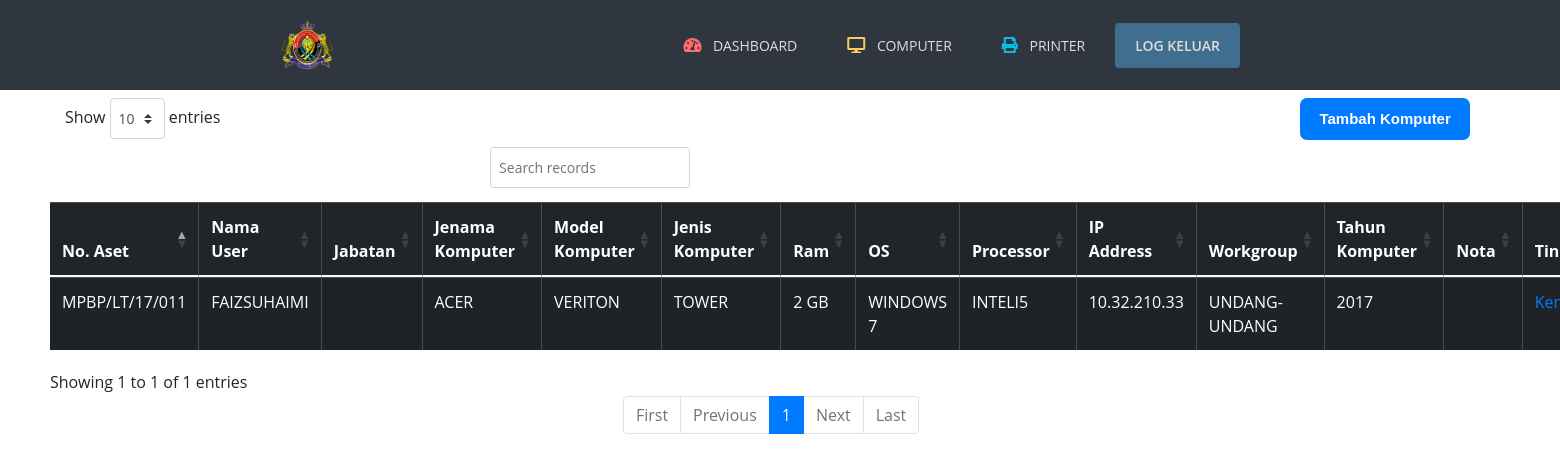
Page /staff/display_computerStaff.php on the committed database.
### tables this page shows
CREATE TABLE `computer` (
  `id_comp` int(11) NOT NULL,
  `no_aset_comp` varchar(200) NOT NULL,
  `nama` varchar(200) NOT NULL,
  `jabatan` varchar(100) NOT NULL,
  `jenama_comp` varchar(100) NOT NULL,
  `model_comp` varchar(100) NOT NULL,
  `nama_user` varchar(100) NOT NULL,
  `jenis_comp` varchar(50) NOT NULL,
  `ram` varchar(100) NOT NULL,
  `os` varchar(50) NOT NULL,
  `processor` varchar(50) NOT NULL,
  `ip_address` varchar(50) NOT NULL,
  `workgroup` varchar(50) NOT NULL,
  `tahun_comp` int(10) NOT NULL,
  `notes` text NOT NULL
);

### staff/display_computerStaff.php (the view, shortened to what this page needs)
<?php include('db_connect.php') ?>
<!DOCTYPE html>
<html lang="en" dir="ltr">
  <head>
    <link href="https://cdn.jsdelivr.net/npm/bootstrap@5.0.1/dist/css/bootstrap.min.css" rel="stylesheet">
     <link rel="stylesheet" href="https://cdn.datatables.net/1.11.4/css/dataTables.bootstrap4.min.css">
    <link rel="stylesheet" type="text/css" href="https://cdnjs.cloudflare.com/ajax/libs/twitter-bootstrap/4.6.0/css/bootstrap.min.css"/>
    <link rel="stylesheet" type="text/css" href="https://cdn.datatables.net/1.11.3/css/dataTables.bootstrap4.min.css"/>
    <link rel="stylesheet" href="css/display.css">
  </head>
  <body>
    <?php  require 'headerStaff.php';
   ?>
      <div class = "content my-2">
        <div align="right">
          <a href="add_computer_staff.php" class="display_btn">Tambah Komputer</a>
        </div>
        <table id="tabledata" class="table table-dark table-bordered  table-striped table-hover">
  <thead>
    <tr>
      <th scope="col">No. Aset</th>
      <th scope="col">Nama User</th>
      <th scope="col">Jabatan</th>
      <th scope="col">Jenama Komputer</th>
      <th scope="col">Model Komputer</th>
      <th scope="col">Jenis Komputer</th>
      <th scope="col">Ram</th>
      <th scope="col">OS</th>
      <th scope="col">Processor</th>
      <th scope="col">IP Address</th>
      <th scope="col">Workgroup</th>
      <th scope="col">Tahun Komputer</th>
      <th scope="col">Nota</th>
      <th scope="col">Tindakan</th>
    </tr>
  </thead>
  <tbody>
    <?php
$sql="Select * from `computer`";
$result=mysqli_query($connect,$sql);
if($result){
    while($row=mysqli_fetch_assoc($result)){
        $id_comp=$row['id_comp'];
        $no_aset_comp=$row['no_aset_comp'];
        $nama_user=$row['nama_user'];
        $jabatan_comp=$row['jabatan_comp'];
        $jenama_comp=$row['jenama_comp'];
        $model_comp=$row['model_comp'];
        $jenis_comp=$row['jenis_comp'];
        $ram=$row['ram'];
        $os=$row['os'];
        $processor=$row['processor'];
        $ip_address=$row['ip_address'];
        $workgroup=$row['workgroup'];
        $tahun_comp=$row['tahun_comp'];
        $nota=$row['nota'];
        echo " <tr>
      <td>".$no_aset_comp."</td>
      <td>".$nama_user."</td>
      <td>".$jabatan_comp."</td>
      <td>".$jenama_comp."</td>
      <td>".$model_comp."</td>
      <td>".$jenis_comp."</td>
      <td>".$ram."</td>
      <td>".$os."</td>
      <td>".$processor."</td>
      <td>".$ip_address."</td>
      <td>".$workgroup."</td>
      <td>".$tahun_comp."</td>
      <td>".$nota."</td>
      <td>
      <a href='updatecompStaff.php?updateid1=".$id_comp."' class='update_btn'>Kemaskini</a>
      </td>
        </tr>";
    }
}
    ?>
  </tbody>
</table>
      </div>
  </body>
  </html>

### staff/headerStaff.php (shortened to what this page needs)
<html lang="en" dir="ltr">
  <head>
     <link rel="stylesheet" href="css/header.css">
    <link rel="stylesheet" href="https://cdnjs.cloudflare.com/ajax/libs/font-awesome/5.12.1/css/all.min.css">
  </head>
  <body>
      <header>
          <div class="inner-width">
            <a href="dashboard.php" class="logo"><img src="image/logo_mpbp.png" alt=""></a>
            <nav class="navigation-menu">
            <a href="dashboardStaff.php"><i class=" fas fa-tachometer-alt dashboard"></i> Dashboard</a>
            <a href="display_computerStaff.php"><i class=" fas fa fa-desktop desktop"></i> Computer</a>
            <a href="display_printerStaff.php"><i class="fas fa fa-print printer"></i> Printer</a>
            <a href ="logout.php" class="logout_btn">Log Keluar</a>
            </nav>
         </div>
      </header>
  </body>
</html>

### css/display.css (style rules this page uses)
.display_btn { padding: 0.6rem 1.2rem; background-color:#007bff; text-decoration: none; float: right; margin-right: 40px; border-radius : 7px; font-size: 15px; font-weight: 550; font-family: "Helvetica ",sans-serif; color: #fff; transition: 0.5s; transition-property: background; }

### css/header.css (style rules this page uses)
* { margin: 0; padding: 0; text-decoration: none; font-family: "Open Sans",sans-serif; }
*, *::after, *::before { box-sizing: inherit; }
header { height: 90px; background: #2f3640; overflow: hidden; }
.inner-width { max-width: 1000px; padding: 0 10px; margin: auto; }
.logo { float: left; padding: 20px 0; }
.logo img { height: 50px; }
.dashboard { color: #ff6b6b; }
.printer { color: #0abde3; }
.desktop { color: #feca57; }
.navigation-menu { float: right; display: flex; align-items: center; min-height: 90px; }
.navigation-menu a { margin-left: 10px; color: #ddd; text-transform: uppercase; font-size: 14px; padding: 12px 20px; border-radius: 4px; transition: .3s linear; text-decoration: none; }
.navigation-menu i { margin-right: 8px; font-size: 16px; }
.logout_btn { padding: 0.2rem 0.6rem; background-color:#406E8E; text-decoration: none; float: right; margin-right: 40px; border-radius : 7px; font-size: 15px; font-weight: 600; color: #fff; transition: 0.5s; transition-property: background; }
.content { margin-left: 50px; margin-right: 50px; }

### rows in the picture
computer: no_aset_comp "MPBP/LT/17/011", nama_user "FAIZSUHAIMI", jenama_comp "ACER", model_comp "VERITON", jenis_comp "TOWER", ram "2 GB", os "WINDOWS 7", processor "INTELI5", ip_address "10.32.210.33", workgroup "UNDANG-UNDANG", tahun_comp "2017"
